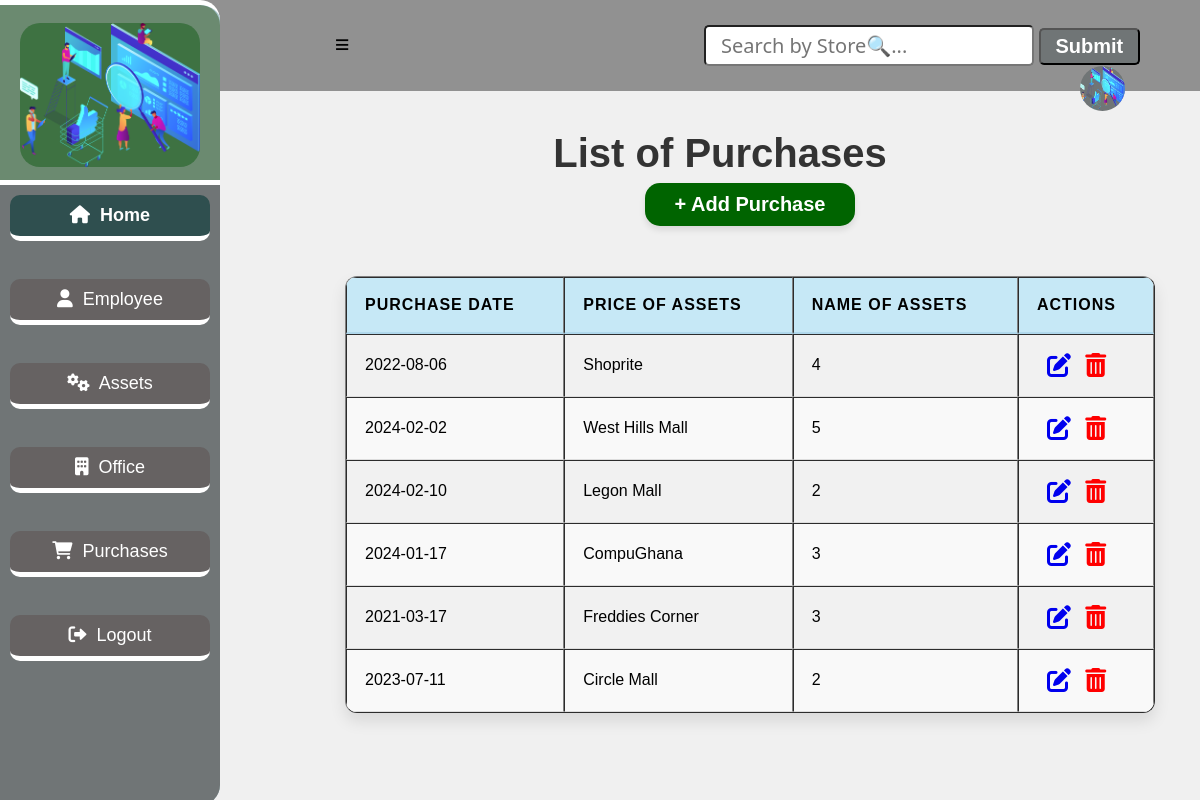
Before: /purchase with the older database file.
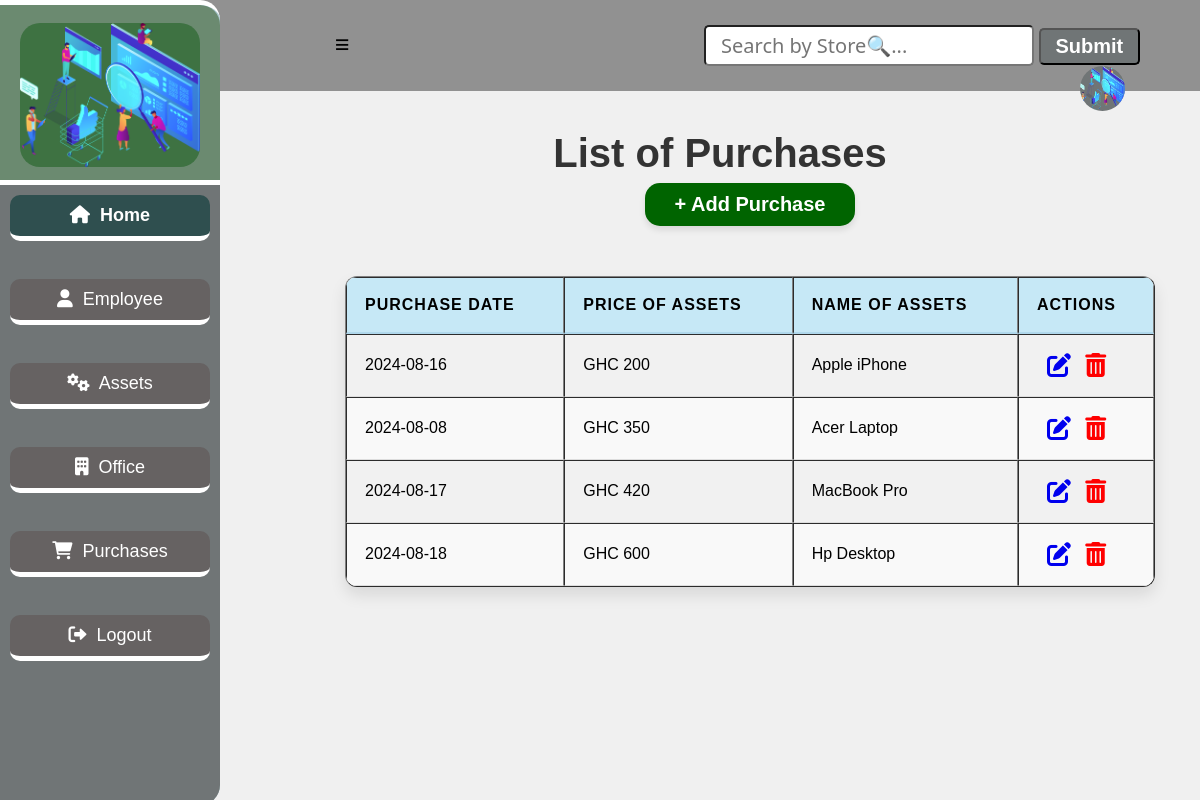
After: the same page with the newer database file.
### app.py (models this page shows, shortened)
class Purchase(db.Model):
    __tablename__ = "purchases"
    id=db.Column(db.Integer, primary_key=True)
    date=db.Column(db.String(10))
    store=db.Column(db.String(10))
    warranty_period=db.Column(db.Integer)
    equipment_rel=db.relationship('Equipment', backref='equipment_purchase')

### app.py (the view)
@app.route('/purchase')
def purchase():
    purchases = Purchase.query.all()
    return render_template('purchaseList.html', purchases=purchases)

### app.py (called while the page is built)
@app.before_request
def create_table():
    db.create_all()

### templates/purchaseList.html (shortened to what this page needs)
<!DOCTYPE html>
<html lang="en">
<head>
    <link
    rel="stylesheet"
    href="{{ url_for('static', filename='main.css') }}"
    />
    <link rel="stylesheet" href="https://cdnjs.cloudflare.com/ajax/libs/font-awesome/4.7.0/css/font-awesome.min.css">
    <link rel="stylesheet" href="https://cdnjs.cloudflare.com/ajax/libs/font-awesome/6.0.0-beta3/css/all.min.css">
</head>
<body>
    <div class="header">
        <a href="#" id="sidebar-icon">&#8801;</a>
        <input type="search" id="query" name="search" placeholder="Search by Store🔍...">
        <button id="search-button">Submit</button>
        <a href="#"><img src="{{ url_for('static', filename='bg4.png') }}" alt="logo"></a>
    </div>
    <section class="sidebar">
        <div class="logo">
            <img src="{{ url_for('static', filename='bg4.png') }}" alt="logo">
        </div>
        <div class="content">
            <a href="/entry_point" class="home active"><i class="fas fa-home"></i>&nbsp; Home</a><br>
            <a href="/employee" class="home"><i class="fas fa-user"></i>&nbsp;  Employee</a><br>
            <a href="/equipment" class="home"><i class="fas fa-cogs"></i>&nbsp;  Assets</a><br>
            <a href="/location" class="home"><i class="fas fa-building"></i>&nbsp;  Office</a><br>
            <a href="/purchase" class="home"><i class="fas fa-shopping-cart"></i> &nbsp; Purchases</a><br>
            <a href="/login" class="home"><i class="fas fa-sign-out-alt"></i>&nbsp;  Logout</a>
          </div>
    </section>
    <h1 class="marquee">List of Purchases</h1>
    <div class="purchase-form">
        <a href="/add-purchase" class="btn1">+ Add Purchase</a>
        <table border="1">
            <thead>
                <tr>
                    <th>Purchase Date</th>
                    <th>Price Of Assets</th>
                    <th>Name Of Assets</th>
                    <th>Actions</th>
                </tr>
            </thead>
            <tbody id="table-results">
                {% for purchase in purchases %}
                    <tr>
                        <td>{{ purchase.date }}</td>
                        <td>{{ purchase.store }}</td>
                        <td>{{ purchase.warranty_period }}</td>
                        <td class="action">
                            <a href="/edit_purchase{{ purchase.id }}"><i class="fa fa-edit" style="font-size:24px"></i></a>
                            <a href="/delete_purchase{{ purchase.id }}"><i class="fa fa-trash-o" style="font-size:24px"></i></a>
                        </td>
                    </tr>
                {% endfor %}
            </tbody>
        </table>
    </div>
</body>
</html>

### static/main.css (style rules this page uses)
body { margin: 0; padding: 0; font-family: Verdana, sans-serif; background-color: #f0f0f0; height: auto; }
.header { background: #919191; padding: 25px; }
.header input { padding: 5px 15px; font-size: 20px; font-family: 'Segoe UI', Tahoma, Geneva, Verdana, sans-serif; border-radius: 5px; margin-left: 350px; }
.header button { padding: 5px 15px; font-size: 20px; border-radius: 5px; background: #707576; color: #fff; font-weight: bold; }
.header img { width: 45px; height: 45px; background: #707576; border-radius: 50%; float: right; justify-content: center; margin-right: 50px; transition: transform 0.3s ease; }
#sidebar-icon { margin-left: 310px; font-size: 25px; text-decoration: none; color: #000; font-weight: bold; cursor: pointer; transition: color 0.3s ease, transform 0.3s ease; }
.sidebar { position: fixed; top: 0; left: 0; width: 220px; height: 100vh; background: #a5c3c9; border-top: 5px solid #fff; border-radius: 0 20px 20px 0; overflow: hidden; transition: transform 0.3s ease, background 0.3s ease; }
.logo { width: 220px; height: 180px; background: rgba(104, 135, 106, 0.938); display: flex; justify-content: center; align-items: center; border-radius: 0 20px 0 0; }
.logo img { width: 180px; display: block; margin: auto; background-color: rgba(59, 112, 63, 0.938); border-radius: 20px; }
.content { background: #707576; width: 220px; height: calc(100vh - 180px); position: fixed; top: 180px; z-index: 1; border-top: 5px solid #fff; overflow-y: auto; border-radius: 0 0 20px 0; }
.content a { display: flex; text-decoration: none; color: #fff; font-size: 18px; border-bottom: 5px solid white; padding: 10px 15px; justify-content: center; transition: background 0.3s ease, transform 0.3s ease; border-radius: 10px; margin: 10px; }
.home { border: none; outline: none; padding: 10px 16px; background: #666262; cursor: pointer; }
.active, .home:hover { background: darkslategrey; color: black; font-weight: bold; }
h1 { display: flex; font-size: 40px; flex-wrap: wrap; justify-content: center; margin-left: 240px; margin-top: 40px; color: #333; }
.purchase-form { display: flex; justify-content: center; align-items: center; flex-direction: column; margin-left: 300px; }
table { width: 90%; max-width: 1000px; border-collapse: separate; border-spacing: 0; margin-top: 30px; margin-left: auto; margin-right: auto; background: #ffffff; border-radius: 12px; overflow: hidden; box-shadow: 0 8px 16px rgba(0, 0, 0, 0.1); }
th, td { padding: 18px; text-align: left; font-size: 1em; border-bottom: 1px solid #ddd; }
th { background-color: #c6e8f6; font-weight: bold; text-transform: uppercase; letter-spacing: 1px; border-bottom: 2px solid #b0d8ec; }
tbody tr:nth-child(even) { background-color: #f9f9f9; }
tbody tr:nth-child(odd) { background-color: #f1f1f1; }
.btn1 { background: darkgreen; color: #fff; font-size: 1em; padding: 10px 30px; border-radius: 15px; transition: background-color 0.25s, box-shadow 0.25s, transform 0.25s; margin-bottom: 20px; text-decoration: none; font-size: 20px; display: block; margin-top: -20px; font-weight: bold; box-shadow: 0 4px 6px rgba(0, 0, 0, 0.1); }
.marquee { text-align: center; }
.action a { margin-left: 10px; }
.action .fa-trash-o { color: red; }

Changed rows visible on the page:
removed Purchase: date "2022-08-06", store "Shoprite", warranty_period "4"
removed Purchase: date "2024-02-02", store "West Hills Mall", warranty_period "5"
removed Purchase: date "2024-02-10", store "Legon Mall", warranty_period "2"
removed Purchase: date "2024-01-17", store "CompuGhana", warranty_period "3"
removed Purchase: date "2021-03-17", store "Freddies Corner", warranty_period "3"
removed Purchase: date "2023-07-11", store "Circle Mall", warranty_period "2"
added Purchase: date "2024-08-16", store "GHC 200", warranty_period "Apple iPhone"
added Purchase: date "2024-08-08", store "GHC 350", warranty_period "Acer Laptop"
added Purchase: date "2024-08-17", store "GHC 420", warranty_period "MacBook Pro"
added Purchase: date "2024-08-18", store "GHC 600", warranty_period "Hp Desktop"
